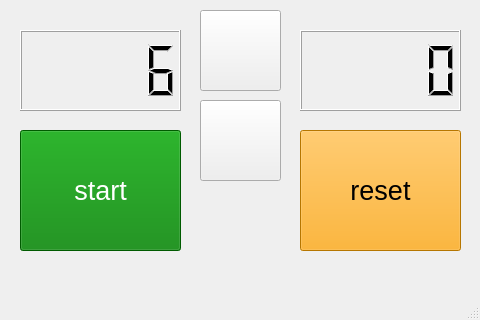
<?xml version="1.0" encoding="UTF-8"?>
<ui version="4.0">
 <class>MainWindow</class>
 <widget class="QMainWindow" name="MainWindow">
  <property name="geometry">
   <rect>
    <x>0</x>
    <y>0</y>
    <width>480</width>
    <height>320</height>
   </rect>
  </property>
  <property name="windowTitle">
   <string>MainWindow</string>
  </property>
  <widget class="QWidget" name="centralwidget">
   <widget class="QPushButton" name="upBtn">
    <property name="geometry">
     <rect>
      <x>200</x>
      <y>10</y>
      <width>81</width>
      <height>81</height>
     </rect>
    </property>
    <property name="text">
     <string/>
    </property>
    <property name="iconSize">
     <size>
      <width>81</width>
      <height>81</height>
     </size>
    </property>
   </widget>
   <widget class="QPushButton" name="downBtn">
    <property name="geometry">
     <rect>
      <x>200</x>
      <y>100</y>
      <width>81</width>
      <height>81</height>
     </rect>
    </property>
    <property name="text">
     <string/>
    </property>
    <property name="iconSize">
     <size>
      <width>81</width>
      <height>81</height>
     </size>
    </property>
   </widget>
   <widget class="QPushButton" name="resetCounterBtn">
    <property name="geometry">
     <rect>
      <x>300</x>
      <y>130</y>
      <width>161</width>
      <height>121</height>
     </rect>
    </property>
    <property name="font">
     <font>
      <pointsize>20</pointsize>
     </font>
    </property>
    <property name="styleSheet">
     <string notr="true">background: orange</string>
    </property>
    <property name="text">
     <string>reset</string>
    </property>
   </widget>
   <widget class="QLCDNumber" name="lcdSteps">
    <property name="geometry">
     <rect>
      <x>20</x>
      <y>30</y>
      <width>161</width>
      <height>81</height>
     </rect>
    </property>
    <property name="smallDecimalPoint">
     <bool>false</bool>
    </property>
    <property name="value" stdset="0">
     <double>6.100000000000000</double>
    </property>
    <property name="intValue" stdset="0">
     <number>6</number>
    </property>
   </widget>
   <widget class="QLCDNumber" name="lcdCounter">
    <property name="geometry">
     <rect>
      <x>300</x>
      <y>30</y>
      <width>161</width>
      <height>81</height>
     </rect>
    </property>
   </widget>
   <widget class="QPushButton" name="startBtn">
    <property name="geometry">
     <rect>
      <x>20</x>
      <y>130</y>
      <width>161</width>
      <height>121</height>
     </rect>
    </property>
    <property name="font">
     <font>
      <pointsize>20</pointsize>
     </font>
    </property>
    <property name="styleSheet">
     <string notr="true">background: green;
color: white</string>
    </property>
    <property name="text">
     <string>start</string>
    </property>
    <property name="checkable">
     <bool>true</bool>
    </property>
   </widget>
  </widget>
  <widget class="QMenuBar" name="menubar">
   <property name="geometry">
    <rect>
     <x>0</x>
     <y>0</y>
     <width>480</width>
     <height>19</height>
    </rect>
   </property>
  </widget>
  <widget class="QStatusBar" name="statusbar"/>
 </widget>
 <resources/>
 <connections/>
</ui>
